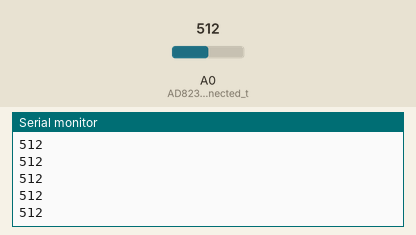
Bench run of a sketch on a simulated Arduino Uno, built with avr-gcc and run on an emulated ATmega328P. Parts: the last lines printed to the serial monitor. Inputs (shaded band) come from the test bench; at power-on: A0 (AD8232_Output_connected_t) = 512.

Above: at 1.2 s.
1.3 s: A0 (AD8232_Output_connected_t) set to 716
At 2.1 s:
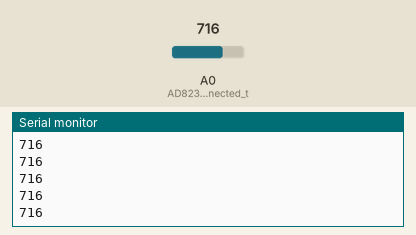
2.8 s: A0 (AD8232_Output_connected_t) set to 900
At 3.5 s:
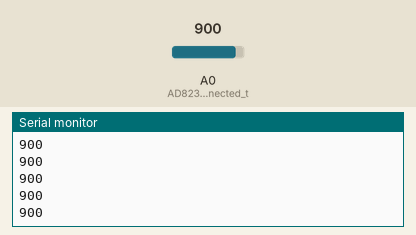
Timing chart, 0 to 5.8 s (numbered marks = the images above; inputs shaded):
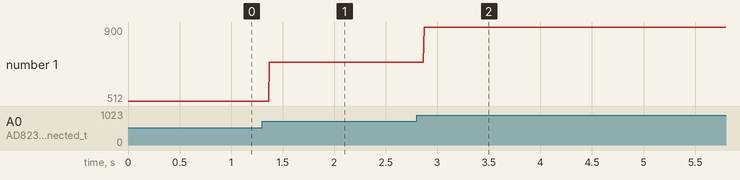

Measured:
- after the input at 1.3 s, the serial monitor: prints a new line after 0.07 s (image 1)
- after the input at 2.8 s, the serial monitor: prints a new line after 0.07 s (image 2)
- plotted number 1: 512 → 716 after the input at 1.3 s, 716 → 900 after the input at 2.8 s

The sketch:

Arduino_AD8232.ino
```cpp
void setup() {
  Serial.begin(9600); // Start serial communication at 9600 baud rate
  pinMode(A0, INPUT); // AD8232 Output connected to Analog Pin 0
}

void loop() {
  int sensorValue = analogRead(A0); // Read the analog value from AD8232
  Serial.println(sensorValue); // Print the value to the serial monitor
  delay(1); // Small delay for stability
}
```
